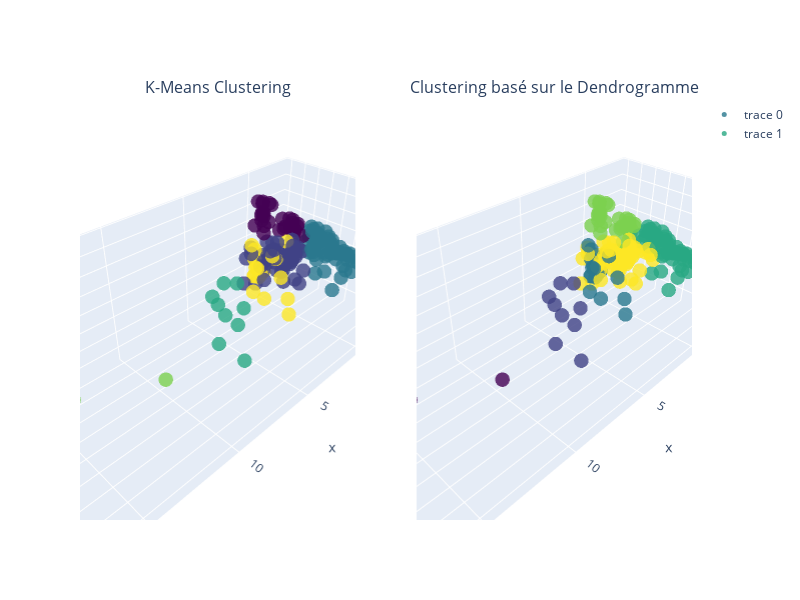

Source (notebook cell):
### Code cell
from plotly.subplots import make_subplots
import plotly.graph_objects as go

# Créer une figure avec 2 subplots
fig = make_subplots(rows=1, cols=2, subplot_titles=('K-Means Clustering', 'Clustering basé sur le Dendrogramme'), specs=[[{'type': 'scatter3d'}, {'type': 'scatter3d'}]])

# Ajouter le scatter plot pour le clustering K-Means au premier subplot
fig.add_trace(
    go.Scatter3d(x=df['F1'], y=df['F2'], z=df['F3'], mode='markers', marker=dict(color=df['cluster_kmeans'], size=5, colorscale='Viridis', opacity=0.8)),
    row=1, col=1
)

# Ajouter le scatter plot pour le clustering basé sur le dendrogramme au deuxième subplot
fig.add_trace(
    go.Scatter3d(x=df['F1'], y=df['F2'], z=df['F3'], mode='markers', marker=dict(color=df['cluster_dd'], size=5, colorscale='Viridis', opacity=0.8)),
    row=1, col=2
)

# Mettre à jour les layouts pour ajouter les labels d'axes
fig.update_layout(height=600, width=800)
fig.update_xaxes(title_text="Feature1", row=1, col=1)
fig.update_yaxes(title_text="Feature2", row=1, col=1)
fig.update_xaxes(title_text="Feature1", row=1, col=2)
fig.update_yaxes(title_text="Feature2", row=1, col=2)

fig.show()

### Figure 1 — Plotly figure (JSON) as saved in the notebook; plotly's stock layout.template omitted (floating-point values rounded to 4 significant figures; data arrays with more than 128 entries replaced by an {"elided": "..."} marker saying what was removed)
{"data": [{"marker": {"color": {"elided": "165 int values"}, "colorscale": [[0, "#440154"], [0.1111, "#482878"], [0.2222, "#3e4989"], [0.3333, "#31688e"], [0.4444, "#26828e"], [0.5556, "#1f9e89"], [0.6667, "#35b779"], [0.7778, "#6ece58"], [0.8889, "#b5de2b"], [1, "#fde725"]], "opacity": 0.8, "size": 5}, "mode": "markers", "scene": "scene", "type": "scatter3d", "x": {"elided": "165 float values"}, "y": {"elided": "165 float values"}, "z": {"elided": "165 float values"}}, {"marker": {"color": {"elided": "165 int values"}, "colorscale": [[0, "#440154"], [0.1111, "#482878"], [0.2222, "#3e4989"], [0.3333, "#31688e"], [0.4444, "#26828e"], [0.5556, "#1f9e89"], [0.6667, "#35b779"], [0.7778, "#6ece58"], [0.8889, "#b5de2b"], [1, "#fde725"]], "opacity": 0.8, "size": 5}, "mode": "markers", "scene": "scene2", "type": "scatter3d", "x": {"elided": "165 float values"}, "y": {"elided": "165 float values"}, "z": {"elided": "165 float values"}}], "layout": {"annotations": [{"font": {"size": 16}, "showarrow": false, "text": "K-Means Clustering", "x": 0.225, "xanchor": "center", "xref": "paper", "y": 1, "yanchor": "bottom", "yref": "paper"}, {"font": {"size": 16}, "showarrow": false, "text": "Clustering basé sur le Dendrogramme", "x": 0.775, "xanchor": "center", "xref": "paper", "y": 1, "yanchor": "bottom", "yref": "paper"}], "height": 600, "scene": {"domain": {"x": [0, 0.45], "y": [0, 1]}}, "scene2": {"domain": {"x": [0.55, 1], "y": [0, 1]}}, "width": 800}}
